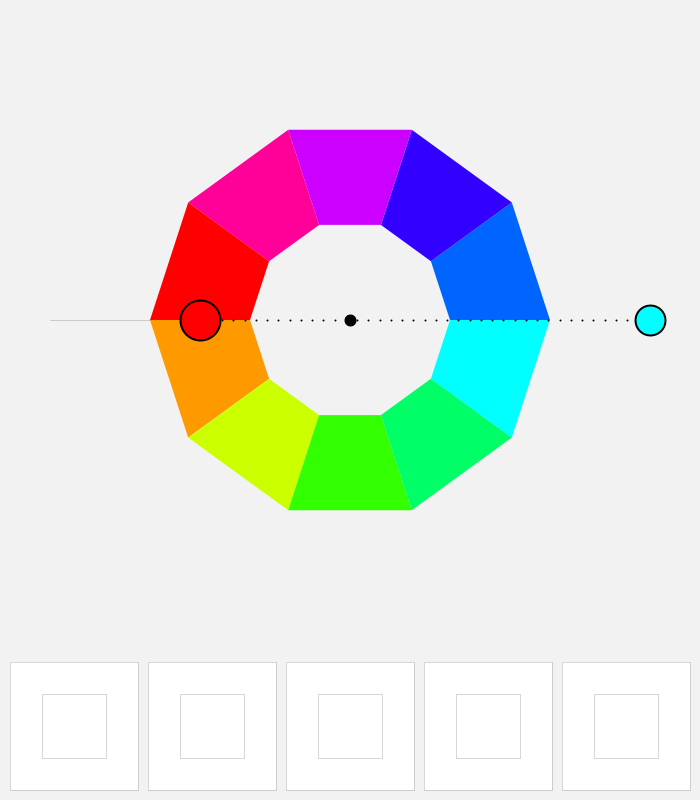
Frame 1 (no input)
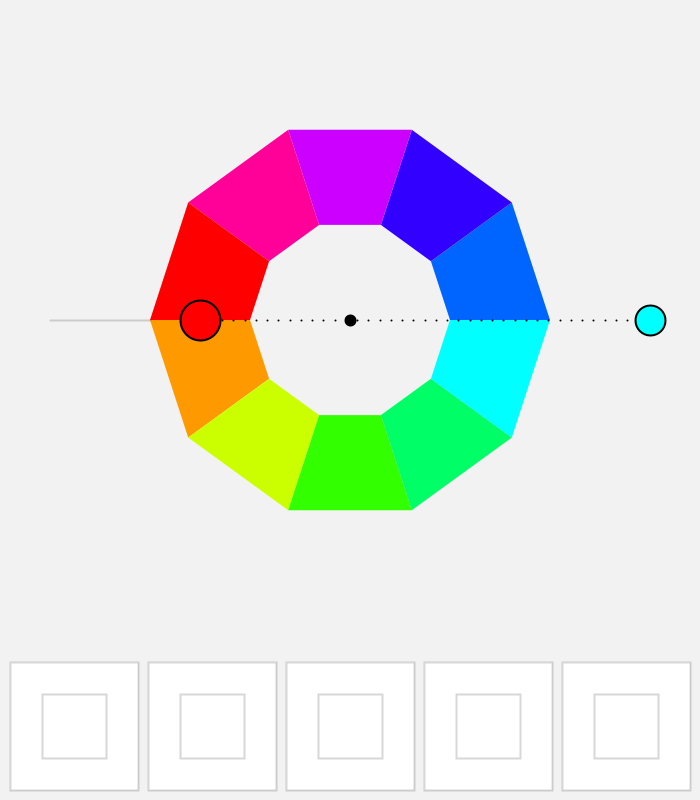
Frame 60 (the mouse pressed at the canvas centre just before this capture)
Frame 120 (the mouse held since frame 60 and released just before this capture): identical to frame 60, image omitted

The Processing sketch that drew these frames (run headless with seeded random() and noise(); from frame 60 on, the mouse is pressed at the canvas centre):

// Processing sketch: processing_153577
// ── processing_153577.pde

// define non-local variables
// general
  int numW = 10;    // number of segments in wheel
  int numB = 5;     // number of save color boxes
// selector wheel
  float wheelX, wheelY, radIn, radOut, radOut2, angle, shift;
  float axleAngle, axleX, axleY, axleDist;
  float mainX, mainY, compX, compY;
  float mainHue, mainBright, compHue, compBright;
  boolean axleLock;
  float sizeMain, sizeComp, sizeCentre;
  color fillMain, fillComp, fillCentre;
// colour boxes at bottom of window
  float bx,by,bw,bh;  // parameters for box rectangles
  float bg;           // gap between boxes
  color boxColorMain[] = new color[numB];
  color boxColorComp[] = new color[numB];
  boolean boxLock[] = new boolean[numB];

void setup(){
  size(700,800);
  colorMode(HSB,360,100,100);
  
// initialise the save color box variable arrays
  for (int i=0;i<numB;i++){
    boxColorMain[i] = color(0,0,100);
    boxColorComp[i] = color(0,0,100);
    boxLock[i] = false;
// setup the selector wheel variables
  wheelX = width/2;
  wheelY = height*0.4;
  radIn = 100;
  radOut = 200;
  radOut2 = radOut * 1.5;
  angle = radians(360/numW);
  shift = PI/2;
// initial values for axle parameters
  mainX = wheelX-(radIn/2+radOut/2);
  mainY = wheelY-0;
  compX = wheelX+radOut2;
  compY = wheelY+0;
  axleLock = true;
  sizeCentre = 10;
  sizeMain = 40;
  sizeComp = 30;
  fillMain = color(0,100,100);
  fillComp = color(180,100,100);
  fillCentre = color(0,100,0);
  }
}

void draw(){
  initFrame();
  initWheel();
  initWheelBase();
  initBoxColor();
  
  drawAxle();
  
}

void initFrame(){
// set basic parameters at start of each frame
  background(0,0,95);
  noStroke();
  noFill();
}

void initWheel(){
//  setup the selector wheel
  beginShape(QUAD_STRIP);
    for (int i=0;i<=numW;i++){
      fill(i*360/numW,100,100);
      vertex(wheelX+radIn * sin(angle*i-shift),wheelY+radIn * cos(angle*i-shift));
      vertex(wheelX+radOut * sin(angle*i-shift),wheelY+radOut * cos(angle*i-shift));}
  endShape(CLOSE);
}

void initWheelBase(){
// setup the 'base' line
  stroke(0,40);
  line(wheelX-radOut,wheelY,wheelX-radOut2,wheelY);
}

void initBoxColor(){
// Create save color boxes and fill with color from boxColor arrays  
  for (int i=0;i<numB;i++){
    bg = 10;
    bh = bw = (width - bg * (numB + 1))/numB;
    bx = bg + i * (bw + bg);
    by = height - (bg + bh);
    
    fill(boxColorMain[i]);
    rect(bx,by,bw,bh);
    fill(boxColorComp[i]);
    rect(bx+bw/4,by+bh/4,bw/2,bh/2);
  }
}

void drawAxle(){
// calculate xy parameters for circles but only if axleLock is false
  if (axleLock == false){
    axleAngle = atan2(mouseY-wheelY,mouseX-wheelX);
    axleDist = dist(mouseX,mouseY,wheelX,wheelY);

    compX = wheelX + cos(axleAngle)*constrain(axleDist,radOut,radOut2);
    compY = wheelY + sin(axleAngle)*constrain(axleDist,radOut,radOut2);

    mainX = wheelX + cos(axleAngle-PI)*(radIn/2+radOut/2);
    mainY = wheelY + sin(axleAngle-PI)*(radIn/2+radOut/2);
    
    mainHue = (axleAngle<0) ? degrees(axleAngle)*-1 : 360 - degrees(axleAngle);
    compHue = (mainHue<180) ? mainHue+180 : mainHue-180;
    mainBright = map(constrain(axleDist,radOut,radOut2),radOut,radOut2,0,100);
    compBright = mainBright;
    
    fillMain = color(mainHue,100.0,mainBright);
    fillComp = color(compHue,100.0,compBright);
    
    noStroke();
    fill(0,0,85);
    ellipse(compX,compY,sizeComp+20,sizeComp+20);
  }  
// Create dotted line as axle for selector
  dottedLine(mainX,mainY,compX,compY,40);
// Centre circle
  fill(fillCentre);
  ellipse(wheelX,wheelY,sizeCentre,sizeCentre);
// Main circle
  fill(fillMain);
  ellipse(mainX,mainY,sizeMain,sizeMain);
// Comp circle
  fill(fillComp);
  ellipse(compX,compY,sizeComp,sizeComp);
  
  println("axleDist: "+axleDist," mainBright: "+mainBright," contrain: "+constrain(axleDist-radOut,0,radOut2-radOut));
}

void boxPopulate(){
  int i=0,j=0;
  for (i=0;i<numB;i++){
    if (boxLock[i]==false && j<1){
      boxColorMain[i]=fillMain;
      boxColorComp[i]=fillComp;
      boxLock[i]=true;
      j=++j;}
  }
}

void dottedLine(float x1, float y1, float x2, float y2, int dotRate){
// Function to create dotted line based on interpolation between x1y1 and x2y2
  float dotRateFloat = (float) dotRate;
  for (int i=0;i<=dotRate;i++){
    float dotX = lerp(x1,x2,i/dotRateFloat);
    float dotY = lerp(y1,y2,i/dotRateFloat);
    stroke(0,100,0);
    strokeWeight(2);
    point(dotX,dotY);    
  }
}

void mousePressed(){
  if (dist(mouseX,mouseY,compX,compY)<=sizeComp){
  axleLock = false;
  }
}

void mouseReleased(){
  if (axleLock==false){
    boxPopulate();}
  axleLock = true;
}
